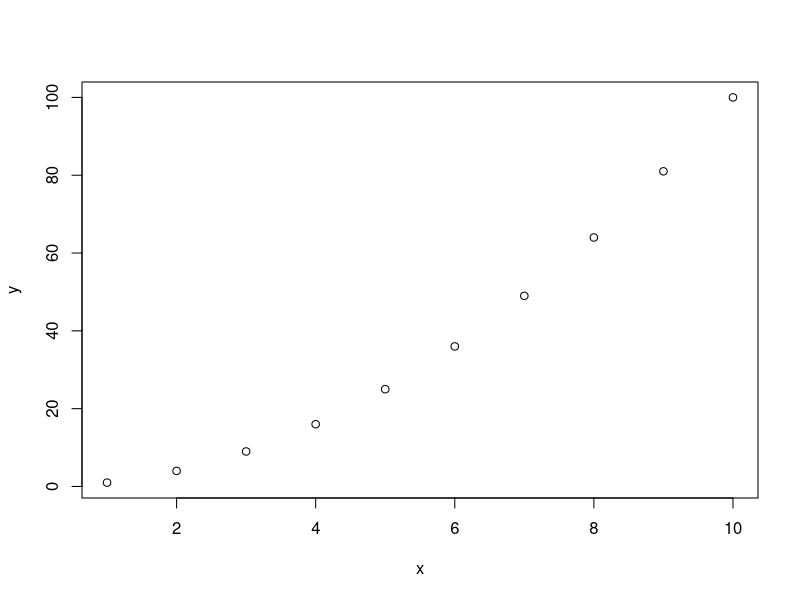
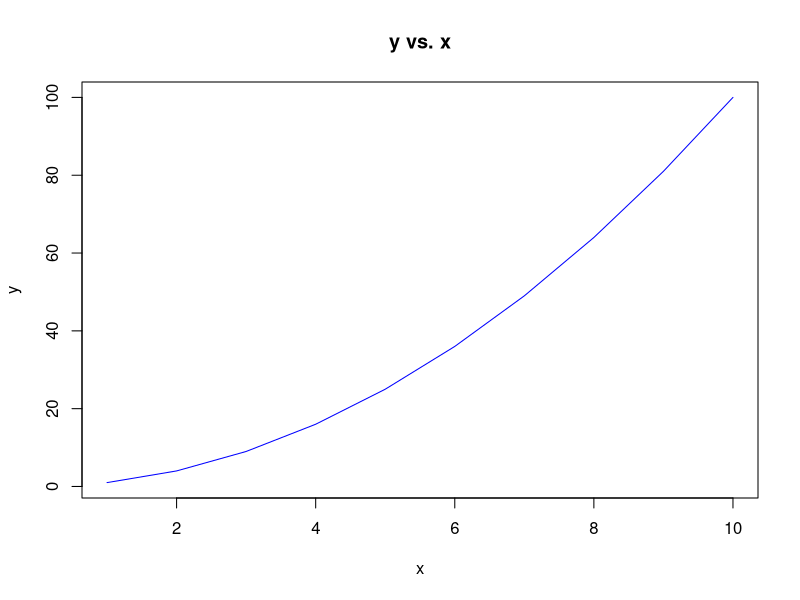

These charts were generated, in order, by the following R code: (Note: this script raises an error after producing the figures.)
# Before we start:
# ================
# * Participation is super important in this course
#   because it's the main way to get help -- and the main way
#   I'll know if you all are following what's going on!
#
# * Show your work (your code is your work). That's what you'll be evaluated on
#
# * Don't copy code. If you use another person/resource for an idea, cite it.
#
# * Label your plots and axes!
#
# * Recommended style guide: https://style.tidyverse.org/index.html


# Setup
# =====
# Download and install:
#
# * R <www.r-project.org>
#
# * RStudio <www.rstudio.com> 


#Making your first plot

# store x as 1 through 10
x  =  1:10

x

# store y as x squared
y  =  x^2


# very simple plot of y against x 
plot(y ~ x)

# more sophisticated plot with blue line and points
plot(y ~ x, type = "l", col = "blue", main = "y vs. x")

#check out the arguments
?plot


#what happens when I try to do something weird?
z  =  -3
sqrt(z)

z  =  complex(real = -3)
sqrt(z)

#sneak peek: data.frames
df = data.frame(x, y)
df

### Installing Packages
#ex: running a function that is not in any package currently downloaded in your R session

#say I wanted to start a "ggplot":
ggplot(df)

#First, let's install the package ggplot2
install.packages("ggplot2")
?ggplot

#note - the above could not find the function ggplot

??ggplot2


#so, I just need to load that package to my current R session
# for this, I can use library() or require()
library(ggplot2)

#don't worry about the syntax of ggplot2 yet (future lesson). 
#it's just an example to show you how to download new packages
ggplot(data = df, aes(x = x, y = y)) + 
  geom_line() + 
  geom_point() + 
  ggtitle("y vs. x")
  


#Examples of clearing environment

#clear just x
rm(x)

#ls: looks at everything
ls()

#clear everything
rm(list = ls())

#now what will ls() return?
ls()

#clear the console
cat("\014")
